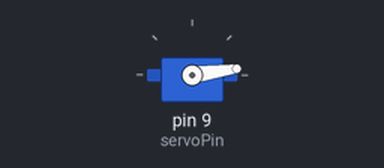
Bench run of a sketch on a simulated Arduino Uno, built with avr-gcc and run on an emulated ATmega328P. Shown: servo.

Above: at 0.05 s.
At 0.85 s:
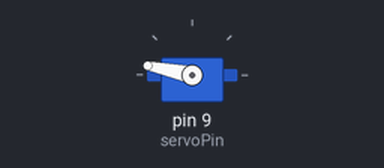
At 1.2 s:
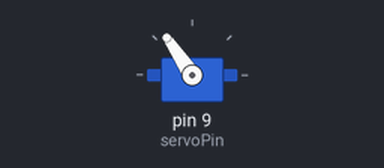
At 1.7 s:
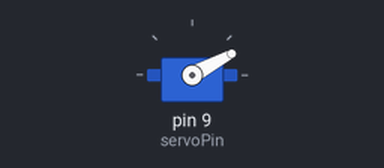
Timing chart, 0 to 4.2 s (numbered marks = the images above):
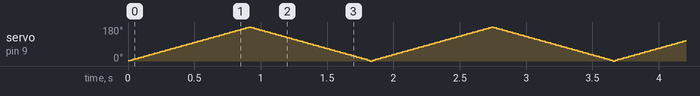

The sketch:

CH_46_01.ino
```cpp
#include <Servo.h>
#define INTERVAL  5

Servo microServo;     // 서보 모터 제어 객체
int servoPin = 9;       // 서보 모터 연결 핀
int angle = 0, angleStep = 1;   // 현재 회전 위치 및 위치 변화량

void setup() {
  microServo.attach(servoPin);    // 서보 모터 연결
  microServo.write(angle);
}

void loop() {
  angle += angleStep;     // 위치 증감

  if (angle == 180) {     // 180도에 도달하면
    angleStep = -1;     // 각도 감소로 설정
  }
  else if (angle == 0) {      // 0도에 도달하면
    angleStep = 1;      // 각도 증가로 설정
  }

  microServo.write(angle);    // 서보 모터 위치 조정
  delay(INTERVAL);
}
```
